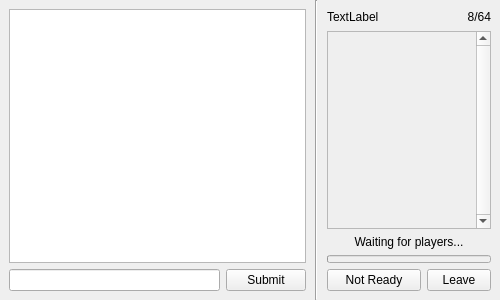
<?xml version="1.0" encoding="UTF-8"?>
<ui version="4.0">
 <class>Room</class>
 <widget class="QWidget" name="Room">
  <property name="geometry">
   <rect>
    <x>0</x>
    <y>0</y>
    <width>500</width>
    <height>300</height>
   </rect>
  </property>
  <property name="minimumSize">
   <size>
    <width>500</width>
    <height>300</height>
   </size>
  </property>
  <property name="windowTitle">
   <string>Form</string>
  </property>
  <layout class="QHBoxLayout" name="horizontalLayout" stretch="2,0,1">
   <property name="spacing">
    <number>0</number>
   </property>
   <property name="leftMargin">
    <number>0</number>
   </property>
   <property name="topMargin">
    <number>0</number>
   </property>
   <property name="rightMargin">
    <number>0</number>
   </property>
   <property name="bottomMargin">
    <number>0</number>
   </property>
   <item>
    <widget class="QFrame" name="frame_game">
     <layout class="QGridLayout" name="gridLayout_2">
      <property name="leftMargin">
       <number>9</number>
      </property>
      <property name="topMargin">
       <number>9</number>
      </property>
      <property name="rightMargin">
       <number>9</number>
      </property>
      <property name="bottomMargin">
       <number>9</number>
      </property>
      <item row="1" column="0">
       <widget class="QLineEdit" name="input_word">
        <property name="enabled">
         <bool>true</bool>
        </property>
       </widget>
      </item>
      <item row="1" column="1">
       <widget class="QPushButton" name="btn_submit">
        <property name="text">
         <string>Submit</string>
        </property>
       </widget>
      </item>
      <item row="0" column="0" colspan="2">
       <widget class="QTextEdit" name="output_words">
        <property name="enabled">
         <bool>true</bool>
        </property>
        <property name="focusPolicy">
         <enum>Qt::NoFocus</enum>
        </property>
        <property name="readOnly">
         <bool>true</bool>
        </property>
       </widget>
      </item>
     </layout>
    </widget>
   </item>
   <item>
    <widget class="Line" name="line">
     <property name="orientation">
      <enum>Qt::Vertical</enum>
     </property>
    </widget>
   </item>
   <item>
    <widget class="QFrame" name="frame_sidepanel">
     <property name="minimumSize">
      <size>
       <width>165</width>
       <height>0</height>
      </size>
     </property>
     <layout class="QGridLayout" name="gridLayout" rowstretch="0,1,0,0,0" columnstretch="1,0,0">
      <property name="sizeConstraint">
       <enum>QLayout::SetMinimumSize</enum>
      </property>
      <property name="leftMargin">
       <number>9</number>
      </property>
      <property name="topMargin">
       <number>9</number>
      </property>
      <property name="rightMargin">
       <number>9</number>
      </property>
      <property name="bottomMargin">
       <number>9</number>
      </property>
      <item row="2" column="0" colspan="3">
       <widget class="QLabel" name="label_game_state">
        <property name="text">
         <string>Waiting for players...</string>
        </property>
        <property name="alignment">
         <set>Qt::AlignCenter</set>
        </property>
       </widget>
      </item>
      <item row="0" column="0" colspan="2">
       <widget class="QLabel" name="label_room_name">
        <property name="minimumSize">
         <size>
          <width>100</width>
          <height>16</height>
         </size>
        </property>
        <property name="maximumSize">
         <size>
          <width>16777215</width>
          <height>16</height>
         </size>
        </property>
        <property name="text">
         <string>TextLabel</string>
        </property>
       </widget>
      </item>
      <item row="0" column="2">
       <widget class="QLabel" name="label_player_count">
        <property name="minimumSize">
         <size>
          <width>30</width>
          <height>16</height>
         </size>
        </property>
        <property name="maximumSize">
         <size>
          <width>30</width>
          <height>16</height>
         </size>
        </property>
        <property name="text">
         <string>8/64</string>
        </property>
        <property name="alignment">
         <set>Qt::AlignRight|Qt::AlignTrailing|Qt::AlignVCenter</set>
        </property>
       </widget>
      </item>
      <item row="4" column="0">
       <widget class="QPushButton" name="btn_ready">
        <property name="minimumSize">
         <size>
          <width>0</width>
          <height>0</height>
         </size>
        </property>
        <property name="text">
         <string>Not Ready</string>
        </property>
        <property name="checkable">
         <bool>true</bool>
        </property>
       </widget>
      </item>
      <item row="4" column="1" colspan="2">
       <widget class="QPushButton" name="btn_leave">
        <property name="minimumSize">
         <size>
          <width>64</width>
          <height>0</height>
         </size>
        </property>
        <property name="maximumSize">
         <size>
          <width>64</width>
          <height>16777215</height>
         </size>
        </property>
        <property name="text">
         <string>Leave</string>
        </property>
       </widget>
      </item>
      <item row="1" column="0" colspan="3">
       <widget class="QScrollArea" name="scrollArea">
        <property name="verticalScrollBarPolicy">
         <enum>Qt::ScrollBarAlwaysOn</enum>
        </property>
        <property name="horizontalScrollBarPolicy">
         <enum>Qt::ScrollBarAlwaysOff</enum>
        </property>
        <property name="widgetResizable">
         <bool>true</bool>
        </property>
        <widget class="QWidget" name="scrollAreaWidgetContents">
         <property name="geometry">
          <rect>
           <x>0</x>
           <y>0</y>
           <width>129</width>
           <height>192</height>
          </rect>
         </property>
         <layout class="QVBoxLayout" name="verticalLayout_2">
          <property name="spacing">
           <number>0</number>
          </property>
          <item>
           <layout class="QVBoxLayout" name="layout_players">
            <property name="spacing">
             <number>3</number>
            </property>
           </layout>
          </item>
          <item>
           <spacer name="verticalSpacer">
            <property name="orientation">
             <enum>Qt::Vertical</enum>
            </property>
            <property name="sizeHint" stdset="0">
             <size>
              <width>20</width>
              <height>40</height>
             </size>
            </property>
           </spacer>
          </item>
         </layout>
        </widget>
       </widget>
      </item>
      <item row="3" column="0" colspan="3">
       <widget class="QProgressBar" name="timer_progress">
        <property name="enabled">
         <bool>false</bool>
        </property>
        <property name="sizePolicy">
         <sizepolicy hsizetype="Expanding" vsizetype="Expanding">
          <horstretch>0</horstretch>
          <verstretch>0</verstretch>
         </sizepolicy>
        </property>
        <property name="maximumSize">
         <size>
          <width>16777215</width>
          <height>8</height>
         </size>
        </property>
        <property name="styleSheet">
         <string notr="true"/>
        </property>
        <property name="maximum">
         <number>1000</number>
        </property>
        <property name="value">
         <number>0</number>
        </property>
        <property name="textVisible">
         <bool>false</bool>
        </property>
       </widget>
      </item>
     </layout>
    </widget>
   </item>
  </layout>
 </widget>
 <tabstops>
  <tabstop>input_word</tabstop>
  <tabstop>btn_submit</tabstop>
  <tabstop>btn_ready</tabstop>
  <tabstop>btn_leave</tabstop>
  <tabstop>scrollArea</tabstop>
  <tabstop>output_words</tabstop>
 </tabstops>
 <resources/>
 <connections/>
</ui>
